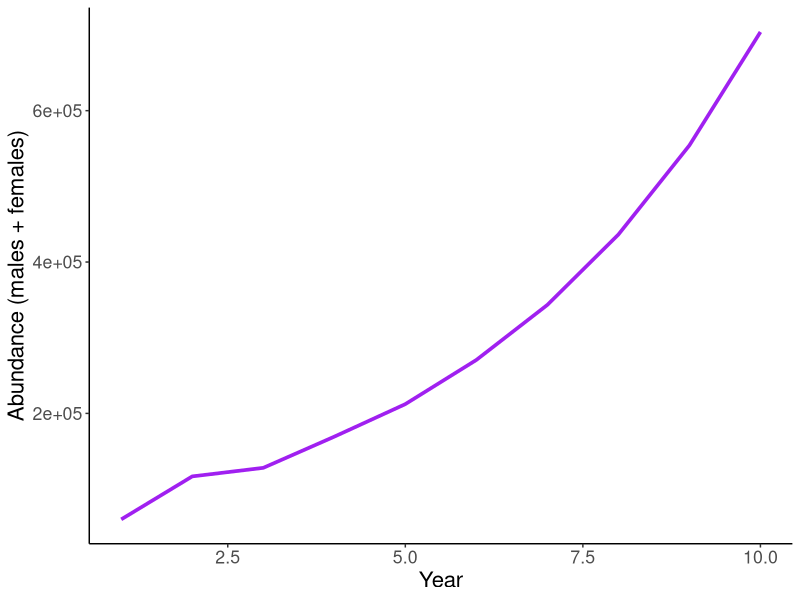
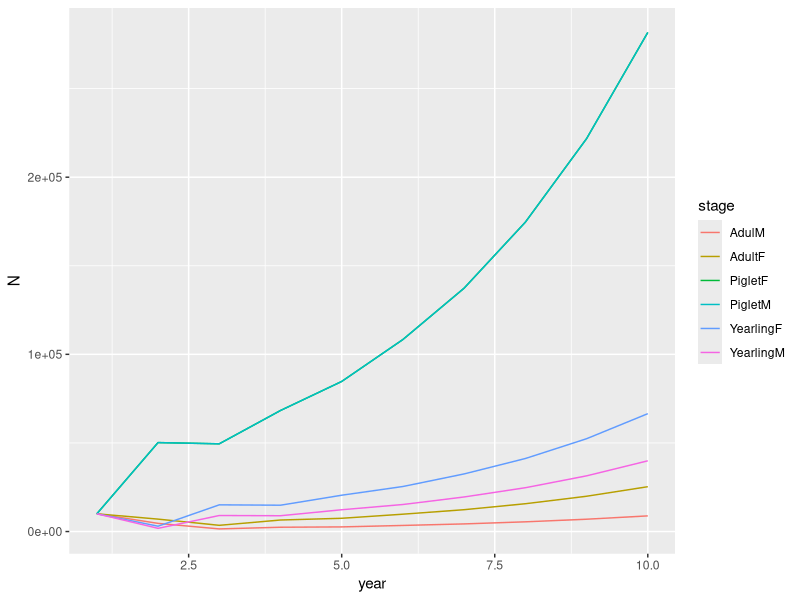

Recreate these plots in R, in order.
library(tidyverse)


Year<-1:10

###################################################################
## Deterministic model
#Matrix Calculations

pig.array <- matrix(0,nrow=6, ncol=length(Year))
pig.matrix<-matrix(0,6,6)

Fecundity<-c(0.54, 2.24, 2.24)
N.0 <- c(10000,10000,10000,10000,10000,10000)

pig.matrix[1,1:3] <- Fecundity
pig.matrix[4,1:3] <- Fecundity
pig.matrix[2,1] <- 0.3
pig.matrix[3,2] <- 0.35
pig.matrix[3,3] <- 0.35
pig.matrix[5,4] <- 0.18
pig.matrix[6,5] <- 0.23
pig.matrix[6,6] <- 0.23

pig.array[,1] <- N.0

for (y in 2:length(Year)){
  pig.array[,y]<-pig.matrix%*%pig.array[,y-1] #Make sure to multiply matrix x vector (not vice versa)
}
N.median<-apply(pig.array,2,sum)

results<-data.frame(Year,N.median)

#Plot population with
ggplot(results) +
  geom_line(aes(x=Year, y=N.median),colour="purple",alpha=1,linewidth=1.25) +
  scale_y_continuous(name="Abundance (males + females)")+
  theme_bw() +
  theme(text = element_text(size=16),panel.border = element_blank(), axis.line = element_line(colour="black"),
        panel.grid.major = element_blank(),panel.grid.minor = element_blank()) 

pig.array <- as.data.frame(pig.array)
names(pig.array) <- Year

pig.array$stage <- c("PigletF", "YearlingF", "AdultF", "PigletM", "YearlingM", "AdulM")

pig.array <- pig.array %>% select(stage, 1:max(Year)) %>% pivot_longer(2:(1+max(Year)), names_to="year", values_to="N") %>% as_tibble() %>%
                mutate(year=as.numeric(year))


ggplot(pig.array) +
  geom_line(aes(x=year, y=N, group=stage, color=stage))

# Calculate lambda
lambda <- numeric()
for(y in 1:nrow(results)){
  lambda[y] <- results$N.median[y+1]/results$N.median[y]
}
mean(lambda, na.rm=TRUE) ## arithmatic mean

# geometric mean
prod(lambda[1:9])


